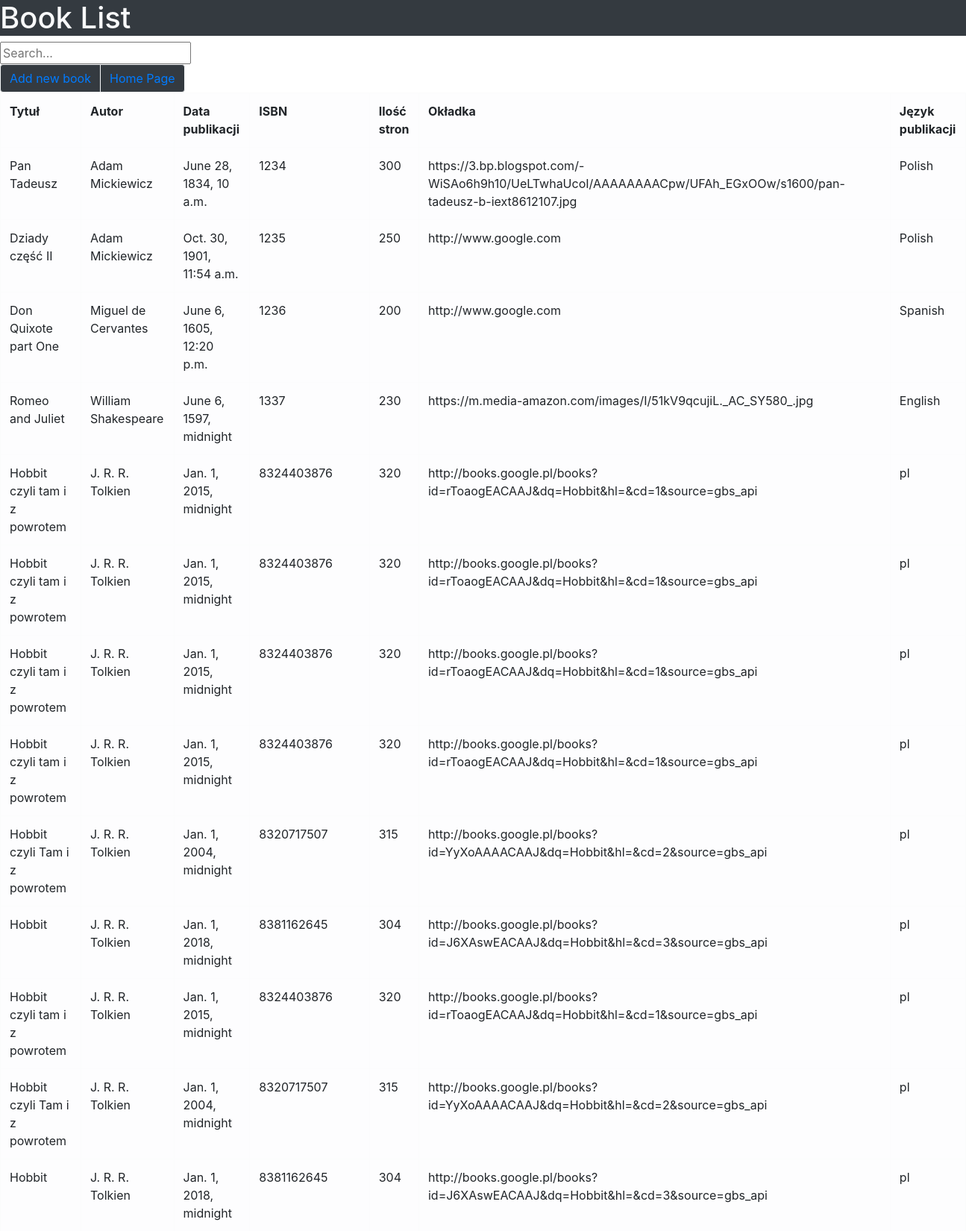
The page /book_list/ (upper part) on the database its author committed.
### NewApp/models.py (models this page shows, shortened)
class Book(models.Model):
    title = models.CharField(max_length=200)
    author = models.CharField(max_length=200)
    publication_date = models.DateTimeField('publication date')
    isbn_number = models.IntegerField(default=0)
    page_number = models.IntegerField(default=0)
    front_page_url = models.URLField(default='http://www.google.com')
    publication_language = models.CharField(max_length=100)

### NewApp/views.py (the view)
# urls.py: path('book_list/', BookList.as_view()),
class BookList(ListView):
    model = Book
    template_name = 'book_list.html'
    def get_queryset(self):
        query = self.request.GET.get('q')
        if not query:
            query = ''
        if (Book.objects.filter(title__icontains=query)):
            return Book.objects.filter(title__icontains=query)
        elif (Book.objects.filter(author__icontains=query)):
            return Book.objects.filter(author__icontains=query)
        elif (Book.objects.filter(publication_language__icontains=query)):
            return Book.objects.filter(publication_language__icontains=query)
        else:
            return Book.objects.all()

### NewApp/templates/book_list.html (shortened to what this page needs)
<!doctype html>
<html lang="en">
  <head>
    <link rel="stylesheet" href="https://stackpath.bootstrapcdn.com/bootstrap/4.3.1/css/bootstrap.min.css">
  </head>
  <body>
    <h1 class="text-light bg-dark">Book List</h1>
    <form method="GET" action="" id="searchform">
        <input class="searchfield" id="searchbox" name="q" type="text" value="{{ request.GET.q }}" placeholder="Search..."/>
    </form>
        <div class="btn-group" role="group" aria-label="Basic example">
            <button type="button" class="btn btn-light bg-dark"><a href="/new_book">Add new book</a></button>
            <button type="button" class="btn btn-light bg-dark"><a href="/ ">Home Page</a></button>
        </div>
    <table cellspacing="0" cellpadding="0" border="1" style="width: 100%;" class="table table-light">
        <tr>
        <td><b>Tytuł</b></td>
        <td><b>Autor</b></td>
        <td><b>Data publikacji</b></td>
        <td><b>ISBN</b></td>
        <td><b>Ilość stron</b></td>
        <td><b>Okładka</b></td>
        <td><b>Język publikacji</b></td>
        </tr>
        {% for book in object_list%}
        <tr>
            <td>{{ book.title }}</td>
            <td>{{ book.author }}</td>
            <td>{{ book.publication_date }}</td>
            <td>{{ book.isbn_number }}</td>
            <td>{{ book.page_number }}</td>
            <td>{{ book.front_page_url }}</td>
            <td>{{ book.publication_language }}</td>
        </tr>
        {% endfor %}
    </table>
  </body>

### rows shown on the page
Book: title "Pan Tadeusz", author "Adam Mickiewicz", publication_date "June 28, 1834, 10 a.m.", isbn_number "1234", page_number "300", front_page_url "https://3.bp.blogspot.com/-WiSAo6h9h10/UeLTwhaUcoI/AAAAAAAACpw/UFAh_EGxOOw/s1600/pan-tadeusz-b-iext8612107.jpg", publication_language "Polish"
Book: title "Dziady część II", author "Adam Mickiewicz", publication_date "Oct. 30, 1901, 11:54 a.m.", isbn_number "1235", page_number "250", front_page_url "http://www.google.com", publication_language "Polish"
Book: title "Don Quixote part One", author "Miguel de Cervantes", publication_date "June 6, 1605, 12:20 p.m.", isbn_number "1236", page_number "200", front_page_url "http://www.google.com", publication_language "Spanish"
Book: title "Romeo and Juliet", author "William Shakespeare", publication_date "June 6, 1597, midnight", isbn_number "1337", page_number "230", front_page_url "https://m.media-amazon.com/images/I/51kV9qcujiL._AC_SY580_.jpg", publication_language "English"
Book: title "Hobbit czyli tam i z powrotem", author "J. R. R. Tolkien", publication_date "Jan. 1, 2015, midnight", isbn_number "8324403876", page_number "320", front_page_url "http://books.google.pl/books?id=rToaogEACAAJ&dq=Hobbit&hl=&cd=1&source=gbs_api", publication_language "pl"
Book: title "Hobbit czyli tam i z powrotem", author "J. R. R. Tolkien", publication_date "Jan. 1, 2015, midnight", isbn_number "8324403876", page_number "320", front_page_url "http://books.google.pl/books?id=rToaogEACAAJ&dq=Hobbit&hl=&cd=1&source=gbs_api", publication_language "pl"
Book: title "Hobbit czyli tam i z powrotem", author "J. R. R. Tolkien", publication_date "Jan. 1, 2015, midnight", isbn_number "8324403876", page_number "320", front_page_url "http://books.google.pl/books?id=rToaogEACAAJ&dq=Hobbit&hl=&cd=1&source=gbs_api", publication_language "pl"
Book: title "Hobbit czyli tam i z powrotem", author "J. R. R. Tolkien", publication_date "Jan. 1, 2015, midnight", isbn_number "8324403876", page_number "320", front_page_url "http://books.google.pl/books?id=rToaogEACAAJ&dq=Hobbit&hl=&cd=1&source=gbs_api", publication_language "pl"
Book: title "Hobbit czyli Tam i z powrotem", author "J. R. R. Tolkien", publication_date "Jan. 1, 2004, midnight", isbn_number "8320717507", page_number "315", front_page_url "http://books.google.pl/books?id=YyXoAAAACAAJ&dq=Hobbit&hl=&cd=2&source=gbs_api", publication_language "pl"
Book: title "Hobbit", author "J. R. R. Tolkien", publication_date "Jan. 1, 2018, midnight", isbn_number "8381162645", page_number "304", front_page_url "http://books.google.pl/books?id=J6XAswEACAAJ&dq=Hobbit&hl=&cd=3&source=gbs_api", publication_language "pl"
Book: title "Hobbit czyli tam i z powrotem", author "J. R. R. Tolkien", publication_date "Jan. 1, 2015, midnight", isbn_number "8324403876", page_number "320", front_page_url "http://books.google.pl/books?id=rToaogEACAAJ&dq=Hobbit&hl=&cd=1&source=gbs_api", publication_language "pl"
Book: title "Hobbit czyli Tam i z powrotem", author "J. R. R. Tolkien", publication_date "Jan. 1, 2004, midnight", isbn_number "8320717507", page_number "315", front_page_url "http://books.google.pl/books?id=YyXoAAAACAAJ&dq=Hobbit&hl=&cd=2&source=gbs_api", publication_language "pl"
Book: title "Hobbit", author "J. R. R. Tolkien", publication_date "Jan. 1, 2018, midnight", isbn_number "8381162645", page_number "304", front_page_url "http://books.google.pl/books?id=J6XAswEACAAJ&dq=Hobbit&hl=&cd=3&source=gbs_api", publication_language "pl"
